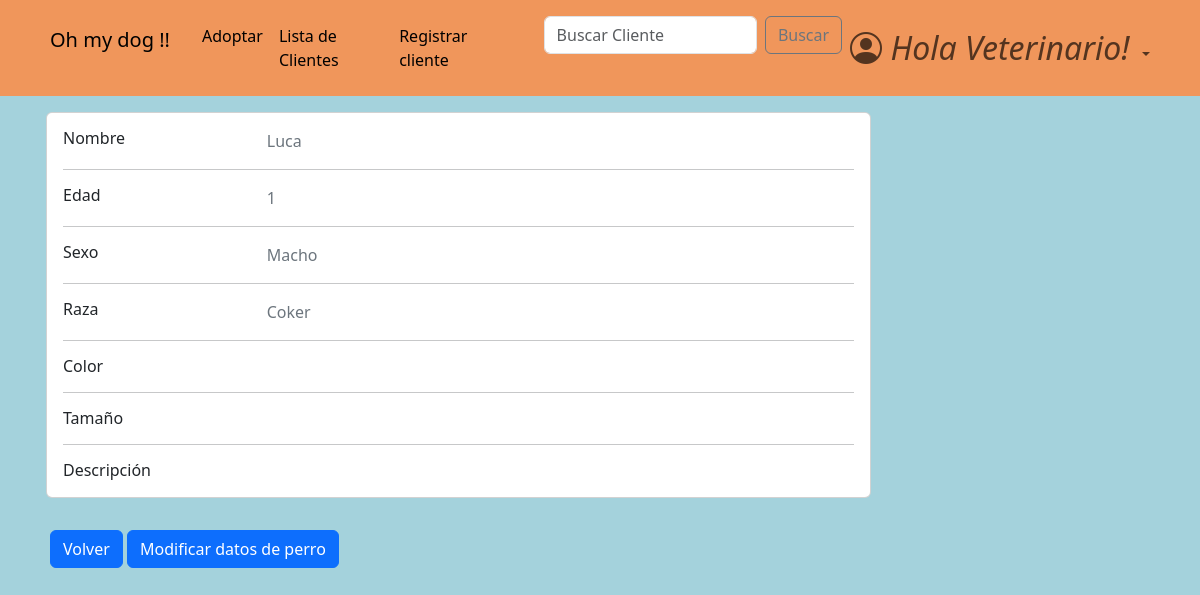
/dogs/dog_profile/3/1 (signed in), run on an earlier commit of the app's database.
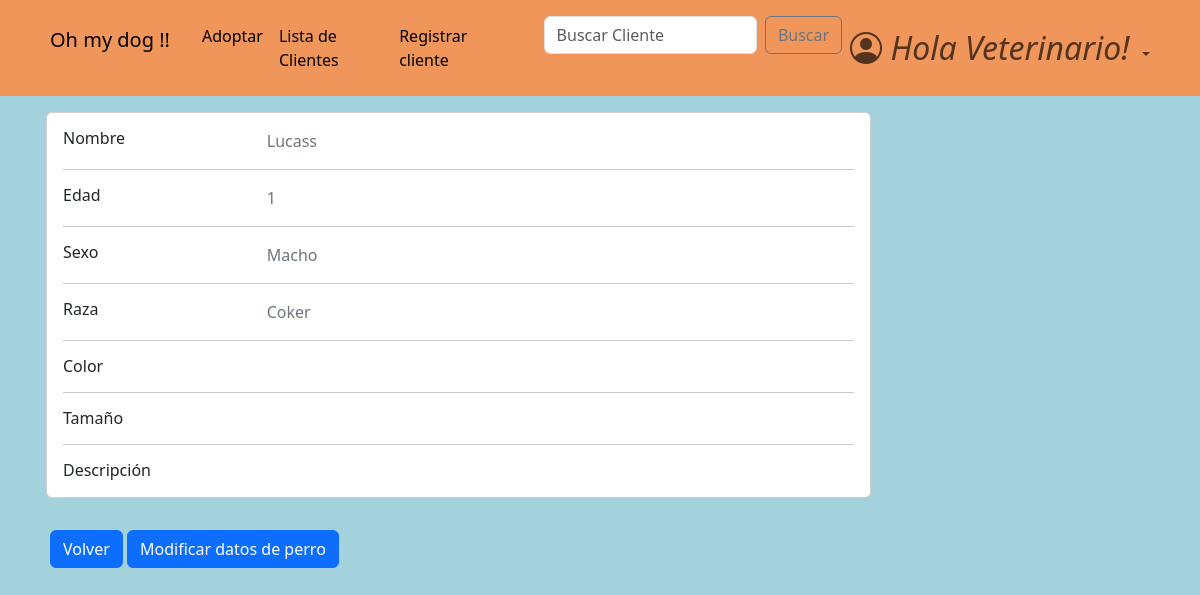
And on a later commit of the database.
### dogs/models.py (models this page shows, shortened)
class Dog(models.Model):
    class Sex(models.TextChoices):
        male = "Macho"
        female = "Hembra"
    class Breed(models.TextChoices):
        no_breed = "Sin raza"
        coker = "Coker"
        pastor_aleman = "Pastor aleman"
        bulldog = "Bulldog"
        labrador = "Labrador"
        golden = "Golder"
        caniche = "Caniche"
        chihuahua = "Chihuahua"
        bulldog_frances = "Bulldog Frances"
        beagle = "Beagle"
        boxer = "Boxer"
        galgo = "Galgo"
        dalmata = "Dalmata"
        sharpei = "Shar pei"
    class Color(models.TextChoices):
        white = "Blanco"
        black = "Negro"
        brown = "Marrón"
        black_and_white = "Blanco y negro"
        other = "Otro color"
    class Size(models.TextChoices):
        big = "Grande"
        medium = "Mediano"
        short = "pequeño"
    def default_value():
        return '-'
    name = models.CharField(
        max_length=15
    )
    age = models.PositiveIntegerField(
        null=True,
    )
    sex = models.CharField(
        max_length=10,
        choices=Sex.choices
    )
    breed = models.CharField(
        max_length=20,
        choices=Breed.choices
    )
    color = models.CharField(
        max_length=20,
        blank=True,
        choices=Color.choices,
        null=True,
    )
    size = models.CharField(
        max_length=10,
        null=True,
        blank=True,
    )
    description = models.TextField(
        max_length=100,
        blank=True,
        null=True,
    )
    hidden = models.BooleanField(default=False)
    owner = models.ForeignKey(
        CustomUser,
        blank=True,
        on_delete=models.CASCADE,
        null=True
    )

### dogs/views.py (the view)
# urls.py: path('dog_profile/<user_owner_id>/<dog_id>', views.dog_profile_view, name='dog_profile'),
def dog_profile_view(request, dog_id, user_owner_id):
    if not request.user.is_authenticated:
        return redirect('login')
    dog = Dog.objects.get(pk=dog_id)
    user_owner = CustomUser.objects.get(pk=user_owner_id)
    print(f'dog {dog.id}, owner {user_owner.id}')
    context = {
        'dog': dog,
        'user_owner': user_owner,
    }
    return render(request, 'dog_profile.html', context)

### dogs/templates/dog_profile.html (shortened to what this page needs)
{% extends 'home.html' %}
{% block content %}
<main>
    <div class="container card-izq " >
    <div class="row row-1">
        <div class="col-md-9">
        <div class="card mb-3">
            <div class="card-body">
            <div class="row">
                <div class="col-sm-3">
                <h6 class="mb-0">Nombre</h6>
                </div>
                <div class="col-sm-9 text-secondary">
                {{ dog.name }}
                </div>
            </div>
            <hr>
            <div class="row">
                <div class="col-sm-3">
                <h6 class="mb-0">Edad</h6>
                </div>
                <div class="col-sm-9 text-secondary">
                {{ dog.age }}
                </div>
            </div>
            <hr>
            <div class="row">
                <div class="col-sm-3">
                <h6 class="mb-0">Sexo</h6>
                </div>
                <div class="col-sm-9 text-secondary">
                {{ dog.sex }}
                </div>
            </div>
            <hr>
            <div class="row">
                <div class="col-sm-3">
                <h6 class="mb-0">Raza</h6>
                </div>
                <div class="col-sm-9 text-secondary">
                {{ dog.breed }}
                </div>
            </div>
            <hr>
            <div class="row">
                <div class="col-sm-3">
                <h6 class="mb-0">Color</h6>
                </div>
                <div class="col-sm-9 text-secondary">
                </div>
            </div>
            <hr>
            <div class="row">
                <div class="col-sm-3">
                <h6 class="mb-0">Tamaño</h6>
                </div>
                <div class="col-sm-9 text-secondary">
                </div>
            </div>
            <hr>
            <div class="row">
                <div class="col-sm-3">
                <h6 class="mb-0">Descripción</h6>
                </div>
                <div class="col-sm-9 text-secondary">
                </div>
            </div>
            </div>
        </div>
        </div>
    <div class="container card-izq " >
        <a href="{% url 'home' %}" class="btn btn-primary">Volver</a>
        <a href="{% url 'dog_modification' dog_id=dog.id user_owner_id=user_owner.id %}" class="btn btn-primary">Modificar datos de perro</a>
    </div>
</main>
{% endblock  %}

What changed in the data, as far as the page shows it:
changed Dog "Macho": name "Luca" → "Lucass"
